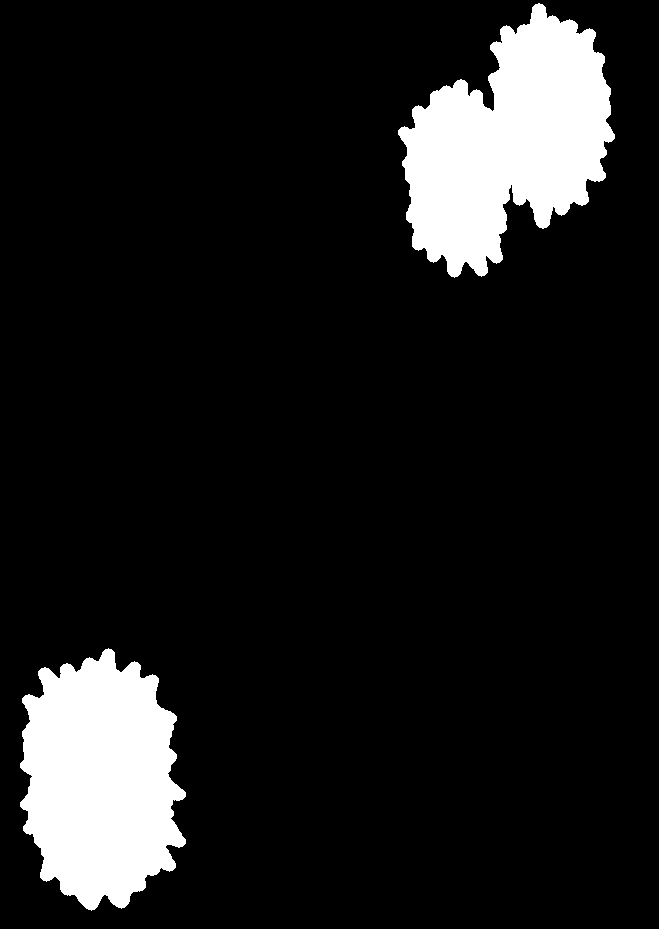
#> input picture src/remina/body.png, 659 x 929 px
$ python bubbles.py body.png out.png out.png 5
#> lines starting #> are read from the running program, lines starting #| are printed output that depends on the picture; after the words box and inside, x2 and y2 are one past the last pixel; in counts of white or black regions, pixels touching at a corner belong together
"""Mask of the speech bubbles in the Remina panel (pure-white spiky balloons + their text)."""
import cv2, numpy as np, sys
img = cv2.imread(sys.argv[1], cv2.IMREAD_GRAYSCALE)
#> img: shape (929, 659); 10.9% white; 2 white regions, box (x1, y1, x2, y2) and area: (398, 3, 615, 278) 35195, (20, 648, 186, 911) 31772
H, W = img.shape
#> H = 929; W = 659
white = (img > 224).astype(np.uint8)
#> white: shape (929, 659); values 0 (black) and 1 (white), 10.9% white; 2 white regions
n, lab, st, _ = cv2.connectedComponentsWithStats(white, 8)
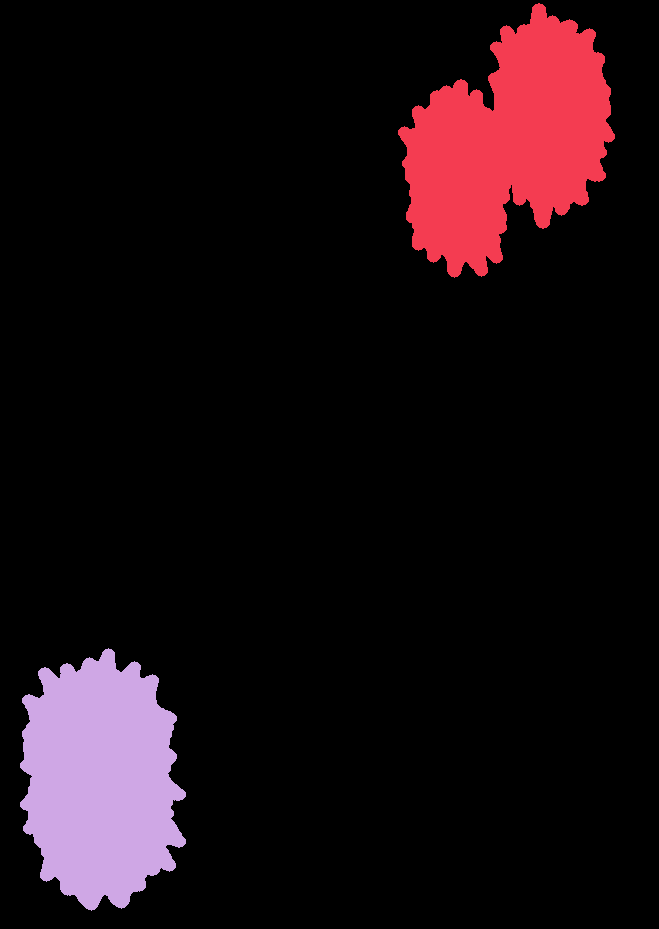
#> lab: shape (929, 659) int32; 3 distinct labels, from 0 to 2; one colour per label, 0 black
#> n = 3; st = [[0, 0, 659, 929, 545244], [398, 3, 217, 275, 35195], [20, 648, 166, 263, 31772]]
zones = [(395, 0, W, 285), (0, 660, 215, 900)]      # x0, y0, x1, y1 of the balloons
#> zones = [(395, 0, 659, 285), (0, 660, 215, 900)]
mask = np.zeros_like(white)
for i in range(1, n):
    x, y, w, h, a = st[i]
    if a < 1500: continue
    cx, cy = x + w / 2, y + h / 2
    if any(z[0] <= cx <= z[2] and z[1] <= cy <= z[3] for z in zones):
        mask[lab == i] = 1
#> this loop made 2 passes
#> (x, y, w, h, a, cx, cy) on passes 1 to 2: (398, 3, 217, 275, 35195, 506.5, 140.5), (20, 648, 166, 263, 31772, 103, 779.5)
# fill the text holes inside the balloons, then grow over the balloon rim
cnts, _ = cv2.findContours(mask, cv2.RETR_EXTERNAL, cv2.CHAIN_APPROX_NONE)
#> cnts = 2 contours; box (x1, y1, x2, y2) and area: (398, 3, 615, 278) 34666, (20, 648, 186, 911) 31368
cv2.drawContours(mask, cnts, -1, 1, -1)
mask = cv2.dilate(mask, cv2.getStructuringElement(cv2.MORPH_ELLIPSE, (int(sys.argv[4]) if len(sys.argv) > 4 else 13,) * 2))
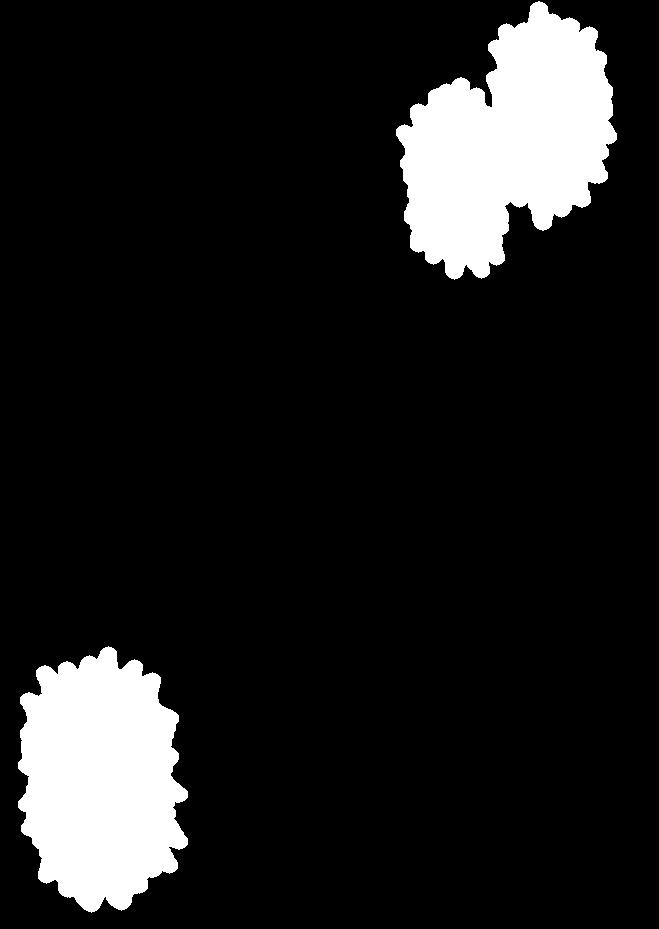
#> mask: shape (929, 659); values 0 (black) and 1 (white), 11.6% white; 2 white regions, box (x1, y1, x2, y2) and area: (396, 1, 617, 280) 37580, (18, 646, 188, 913) 33679
cv2.imwrite(sys.argv[2], mask * 255)
vis = cv2.cvtColor(img, cv2.COLOR_GRAY2BGR); vis[mask > 0] = (0.5 * vis[mask > 0] + [0, 0, 120]).astype(np.uint8)
#> further down, vis is the input picture: shape (929, 659, 3); 10.9% white; 2 white regions, box (x1, y1, x2, y2) and area: (398, 3, 615, 278) 35195, (20, 648, 186, 911) 31772
#> after `vis[mask > 0] = (0.5 * vis[mask > 0] + [0, 0, 120]).astype(np.uint8)`:
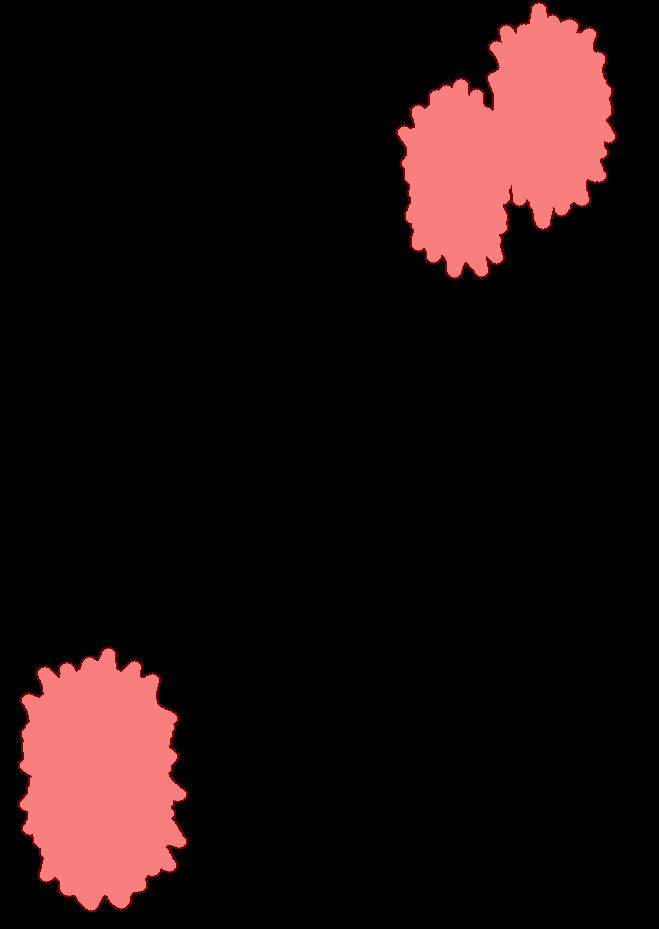
#> vis: shape (929, 659, 3); 11.64% of pixels changed, all inside (x1, y1, x2, y2) = (18, 1, 617, 913)
cv2.imwrite(sys.argv[3], vis)
